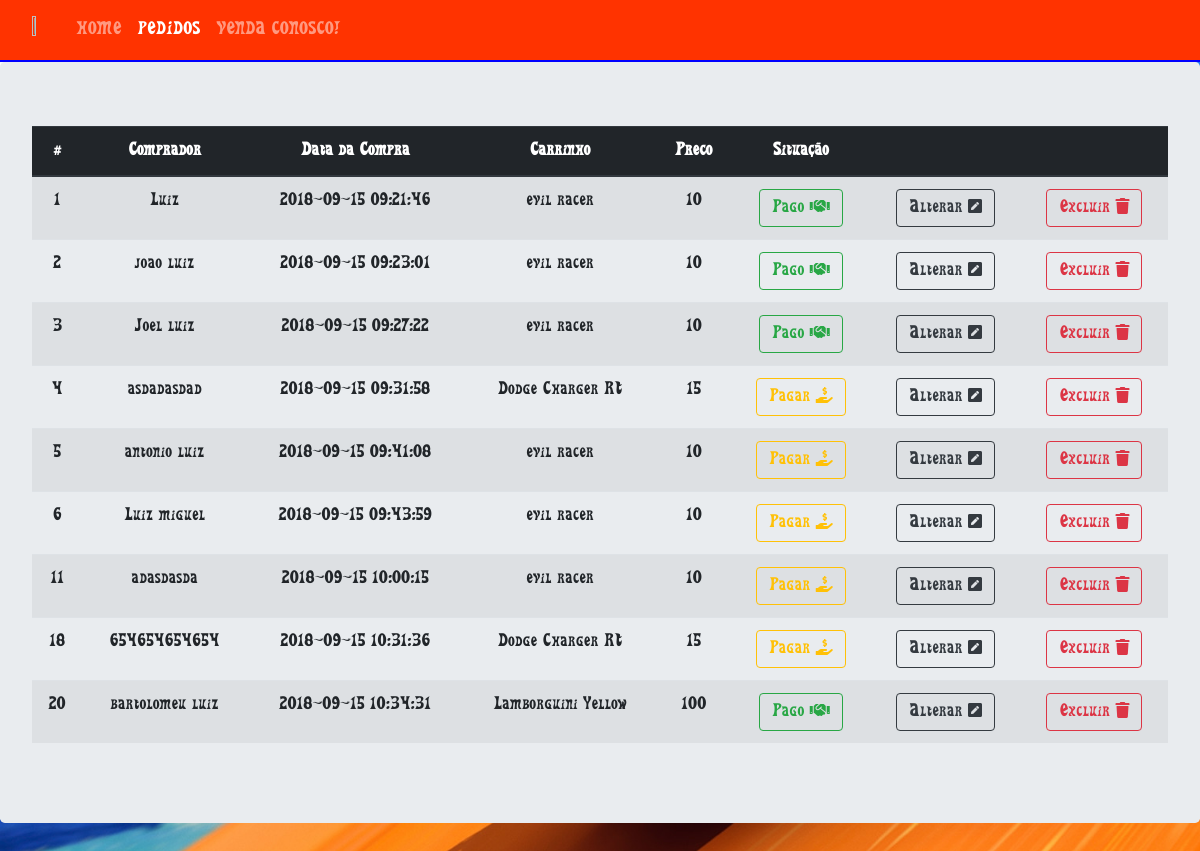
The page /hotwheels/pedidos.php on the database its author committed.
### tables this page shows
CREATE TABLE IF NOT EXISTS `pedido` (
  `idpedido` int(11) NOT NULL AUTO_INCREMENT,
  `comprador` varchar(255) NOT NULL,
  `datacompra` timestamp NOT NULL,
  `idcarrinho` int(11) NOT NULL,
  `valor` float NOT NULL,
  `pago` bit(1) NOT NULL,
  PRIMARY KEY (`idpedido`)
);

CREATE TABLE IF NOT EXISTS `carrinho` (
  `idcarrinho` int(11) NOT NULL AUTO_INCREMENT,
  `nome` varchar(255) NOT NULL,
  `imgcarrinho` varchar(255) NOT NULL,
  `preco` float NOT NULL,
  `qtdcarrinho` int(11) NOT NULL,
  PRIMARY KEY (`idcarrinho`)
);

### hotwheels/pedidos.php (the view, shortened to what this page needs)
<?php
include_once "conexao.php";
$sql = "SELECT * FROM pedido";
$comando = $con->prepare($sql);
$comando->execute();
 ?>
<!DOCTYPE html>
<html>
<head>
	<link rel="stylesheet" type="text/css" href="css/bootstrap.min.css">
	<link rel="stylesheet" type="text/css" href="font/css/fontawesome-all.min.css">
</head>
<body style="font-family:'HEAVYHEA',sans-serif;background: url(img/wallpaper3.jpg) fixed no-repeat center;background-size: cover">
<div class="row">
	<div class="col-md-12">
		<nav class="navbar navbar-expand-md navbar-dark" style="background-color: #f30 !important;border-bottom: 2px solid #00f;">
			<a href="index.php" class="nav-item nav-link">
				<img src="img/logohotwheels.png" style="width: 30%;height: 70%;margin: 0;padding: 0;">
			</a>
				<div class="navbar-nav">
					<a href="index.php" class="nav-item nav-link">HOME</a>
					<a href="pedidos.php" class="nav-item nav-link active">PEDIDOS</a>
					<a href="cadastrocarrinho.php" class="nav-item nav-link">VENDA CONOSCO!</a>
				</div>
		</nav>
	</div>
</div>
<div class="jumbotron text-center">
	<table class="table table-striped">
		<thead class="thead-dark">
			<tr>
				<th scope="col">#</th>
				<th scope="col">Comprador</th>
				<th scope="col">Data da Compra</th>
				<th scope="col">Carrinho</th>
				<th scope="col">Preco</th>
				<th scope="col">Situação</th>
				<th scope="col"></th>
				<th scope="col"></th>
			</tr>
		</thead>
		<tbody>
			<?php
			while ($resultado = $comando->fetch()) {
			 ?>
			<tr>
				<td><?php echo $resultado['idpedido']; ?></td>
				<td><?php echo $resultado['comprador']; ?></td>
				<td><?php echo $resultado['datacompra']; ?></td>
				<td><?php $id = $resultado['idcarrinho'];
						  $sqlSelect = "SELECT * FROM carrinho WHERE idcarrinho = $id";
						  $comando2 = $con->prepare($sqlSelect);
						  $comando2->execute();
						  $result = $comando2->fetch();
						  echo $result['nome']; ?></td>
				<td><?php echo $resultado['valor']; ?></td>
				<td><?php
				if ($resultado['pago'] == 0) {
				 ?>
				 <a href="pago.php?idpedido=<?php echo $resultado['idpedido'];?>" class="btn btn-outline-warning">Pagar <i class="fas fa-hand-holding-usd"></i></a>
				 <?php
				 } else {
				 ?>
				 <a href="#" class="btn btn-outline-success">Pago <i class="fas fa-handshake"></i></a>
				 <?php
				 } ?></td>
				<td><a href="#modal<?php echo $resultado['idpedido'];?>" class="btn btn-outline-dark" data-toggle="modal">Alterar <i class="fas fa-pen-square"></i></a></td>
				<td><a href="acao.php?idpedido=<?php echo $resultado['idpedido'];?>&acao=excluir" class="btn btn-outline-danger">Excluir <i class="fas fa-trash"></i></a></td>
			</tr>
			<?php
			}
			?>
		</tbody>
	</table>
</div>

### rows shown on the page
pedido: idpedido "1", comprador "Luiz", datacompra "2018-09-15 09:21:46", idcarrinho.nome "evil racer", valor "10", pago "Pago"
pedido: idpedido "2", comprador "joao luiz", datacompra "2018-09-15 09:23:01", idcarrinho.nome "evil racer", valor "10", pago "Pago"
pedido: idpedido "3", comprador "Joel luiz", datacompra "2018-09-15 09:27:22", idcarrinho.nome "evil racer", valor "10", pago "Pago"
pedido: idpedido "4", comprador "asdadasdad", datacompra "2018-09-15 09:31:58", idcarrinho.nome "Dodge Charger RT", valor "15"
pedido: idpedido "5", comprador "antonio luiz", datacompra "2018-09-15 09:41:08", idcarrinho.nome "evil racer", valor "10"
pedido: idpedido "6", comprador "Luiz miguel", datacompra "2018-09-15 09:43:59", idcarrinho.nome "evil racer", valor "10"
pedido: idpedido "11", comprador "adasdasda", datacompra "2018-09-15 10:00:15", idcarrinho.nome "evil racer", valor "10"
pedido: idpedido "18", comprador "654654654654", datacompra "2018-09-15 10:31:36", idcarrinho.nome "Dodge Charger RT", valor "15"
pedido: idpedido "20", comprador "bartolomeu luiz", datacompra "2018-09-15 10:34:31", idcarrinho.nome "Lamborguini Yellow", valor "100", pago "Pago"
